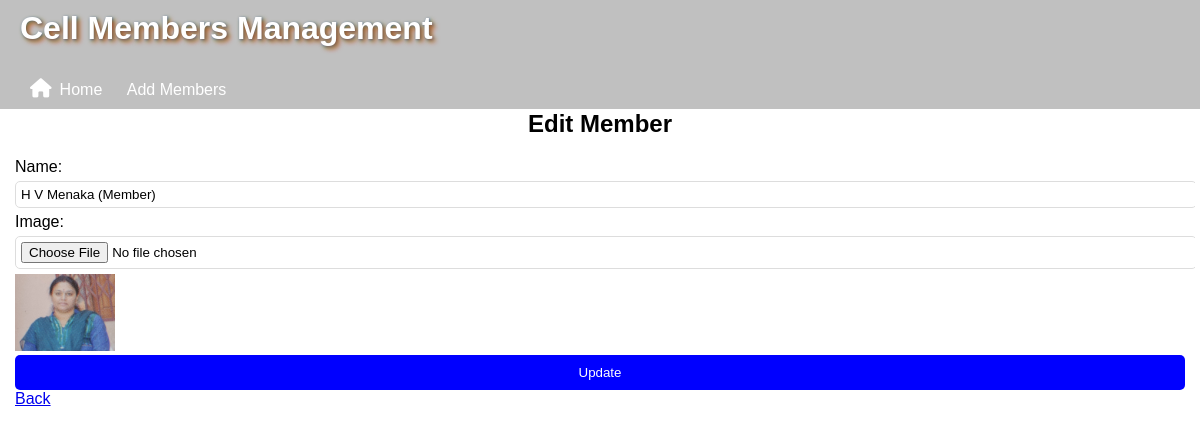
/admin/cell/edit/39 (signed in), run on an earlier commit of the app's database.
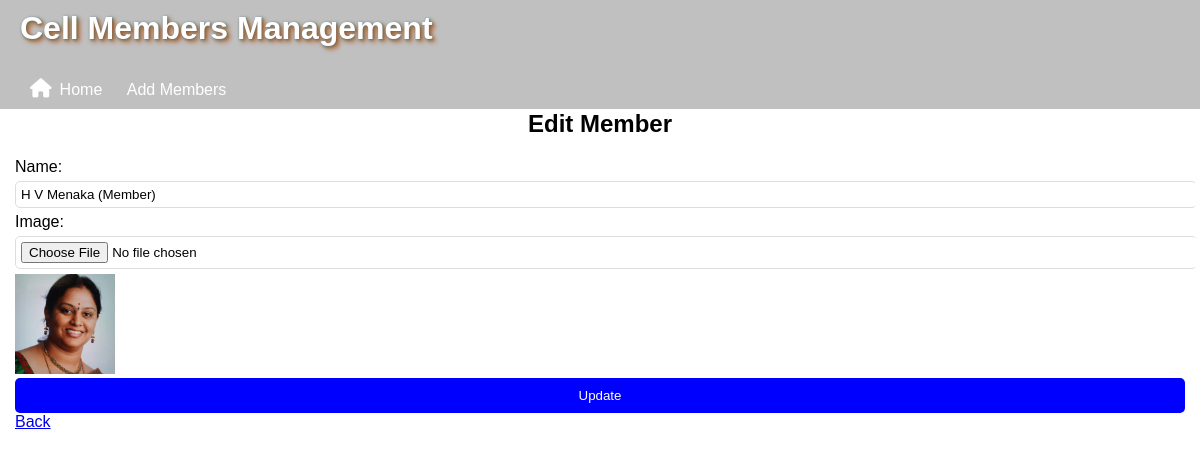
And on a later commit of the database.
### models.py (models this page shows)
class CellMember(db.Model):
    id = db.Column(db.Integer, primary_key=True)
    name = db.Column(db.String(100), nullable=False)
    image = db.Column(db.String(200), nullable=False)  # Store image filename
    cell = db.Column(db.String(100), nullable=False)

### app.py (the view, shortened to what this page needs)
@app.route('/admin/cell/edit/<int:id>', methods=['GET', 'POST'])
@login_required
def edit_cell_member(id):
    member = CellMember.query.get_or_404(id)
    return render_template('edit_cell_member.html', member=member)

### app.py (called while the page is built)
@login_manager.user_loader
def load_user(user_id):
    return User.query.get(int(user_id))

### templates/edit_cell_member.html
{% extends "cell_members.html" %}
{% block content %}
<h2>Edit Member</h2>
<form action="" method="POST" enctype="multipart/form-data">
    <label>Name:</label>
    <input type="text" name="name" value="{{ member.name }}" required>
    <label>Image:</label>
    <input type="file" name="image">
    <img src="{{ url_for('static', filename='management/' + member.image) }}" width="100">
    <button type="submit">Update</button>
</form>
<a href="{{ url_for('view_cell_members', cell_name=member.cell) }}">Back</a>
{% endblock %}

What changed in the data, as far as the page shows it:
changed CellMember "H V Menaka (Member)": image: a different picture
